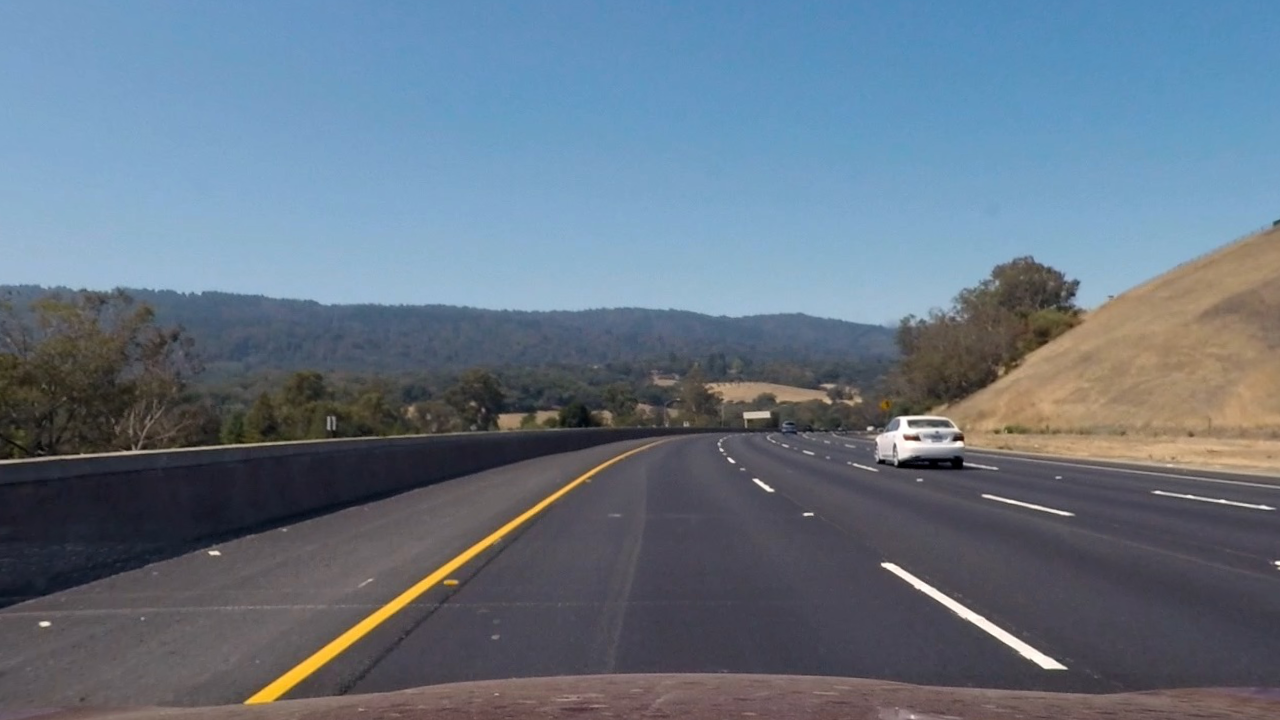
#> input picture code/tests/001_undistorted_image.png, 1280 x 720 px
$ python -i threshold.py   (imports and definitions only)   (older library calls are emulated)
#> lines starting #> are read from the running program, lines starting #| are printed output that depends on the picture; after the words box and inside, x2 and y2 are one past the last pixel; in counts of white or black regions, pixels touching at a corner belong together
#> further down, picture is the input picture: shape (720, 1280, 3); mean B, G, R 131.1, 115.9, 101.5
import numpy as np
import cv2


class ColorAndGradientThresholdOperation:

    def __init__(self):
        self.s_channel_threshold_min = 170
        self.s_channel_threshold_max = 255

        self.gradient_x_threshold_min = 20
        self.gradient_x_threshold_max = 100

    def execute(self, bgr_image):
        image_hls = cv2.cvtColor(bgr_image, cv2.COLOR_BGR2HLS)
#> image_hls: shape (720, 1280, 3); mean of channels 0, 1, 2 96.7, 116.1, 61.6
        s_channel = image_hls[:, :, 2]
        s_channel_bw = self._filter(s_channel, self.s_channel_threshold_min, self.s_channel_threshold_max)
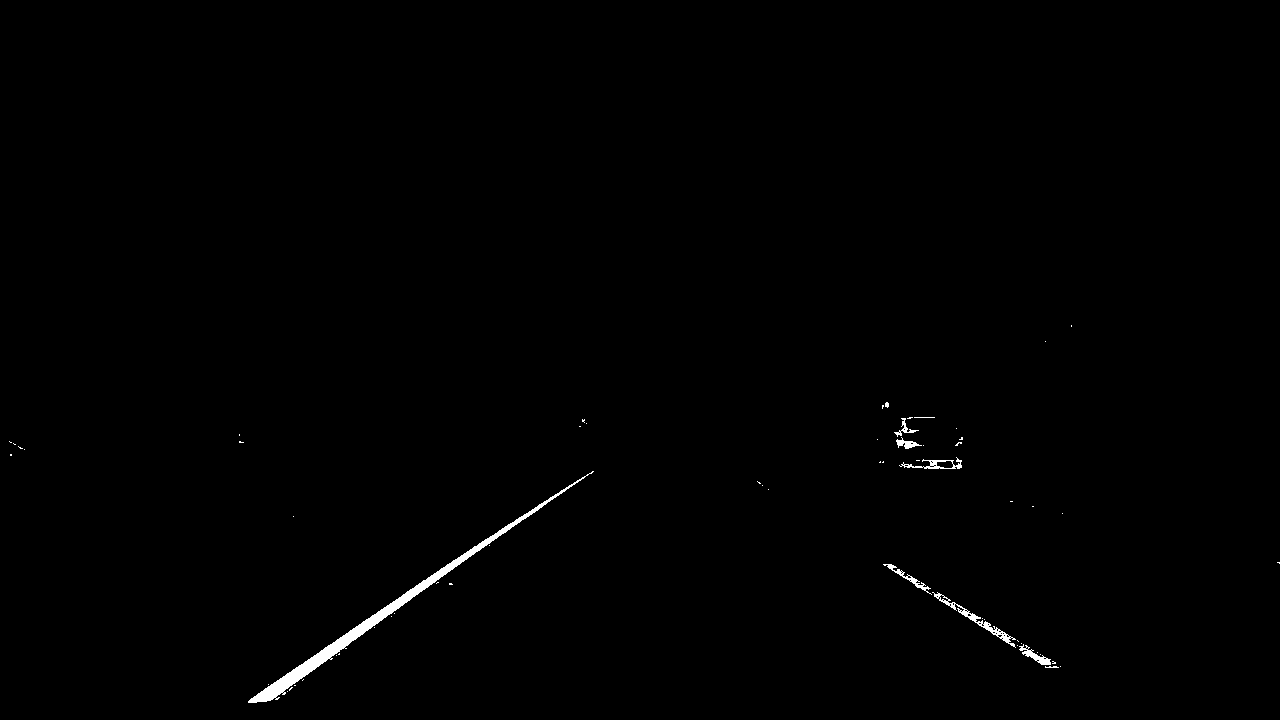
#> s_channel_bw: shape (720, 1280); values 0 (black) and 1 (white), 0.52% white; 62 white regions (53 under 20 px), largest, box (x1, y1, x2, y2) and area: (248, 471, 594, 703) 3158, (932, 592, 1016, 648) 482, (899, 457, 962, 469) 244

        gray_image = cv2.cvtColor(bgr_image, cv2.COLOR_BGR2GRAY)
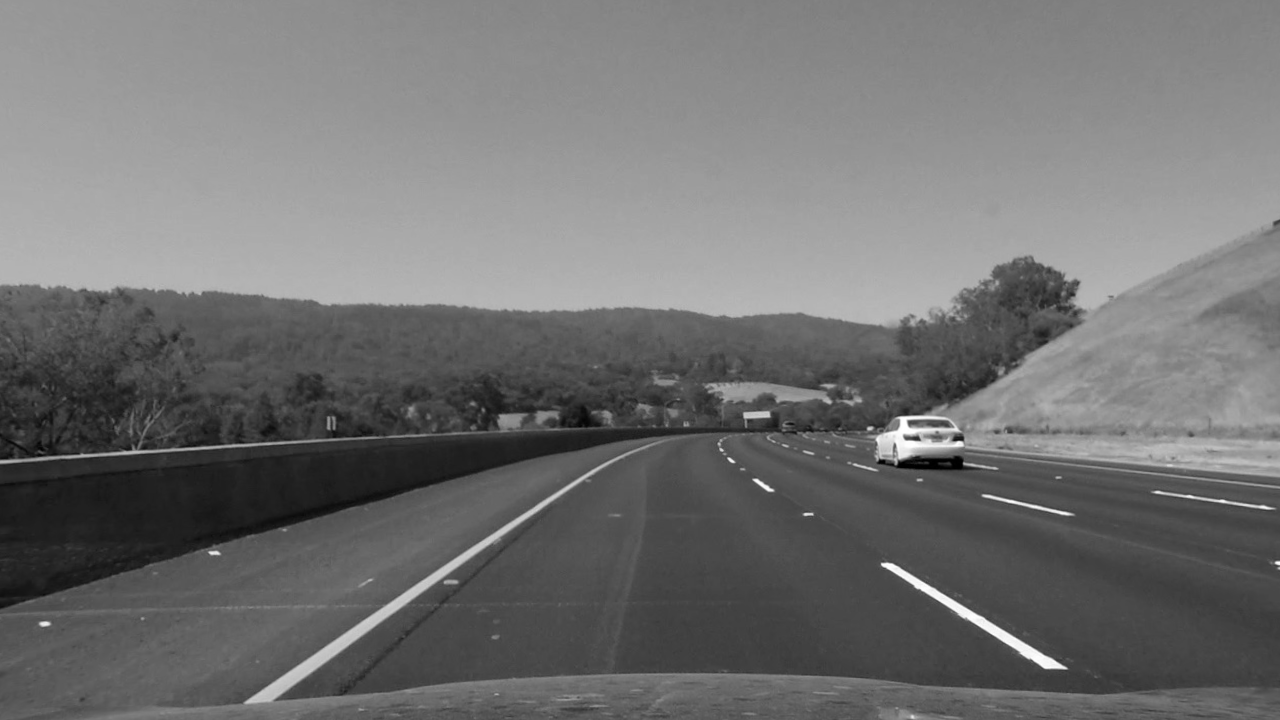
#> gray_image: shape (720, 1280); min 0, max 255, mean 113.3
        gradient_x = self._get_gradient_x(gray_image)
        gradient_x_bw = self._filter(gradient_x, self.gradient_x_threshold_min, self.gradient_x_threshold_max)

        combined_bw_image = np.zeros_like(s_channel_bw)
        combined_bw_image[(s_channel_bw == 1) | (gradient_x_bw == 1)] = 1

        return combined_bw_image

    @staticmethod
    def _get_gradient_x(gray_image):
        gradient_x = cv2.Sobel(gray_image, cv2.CV_64F, 1, 0)
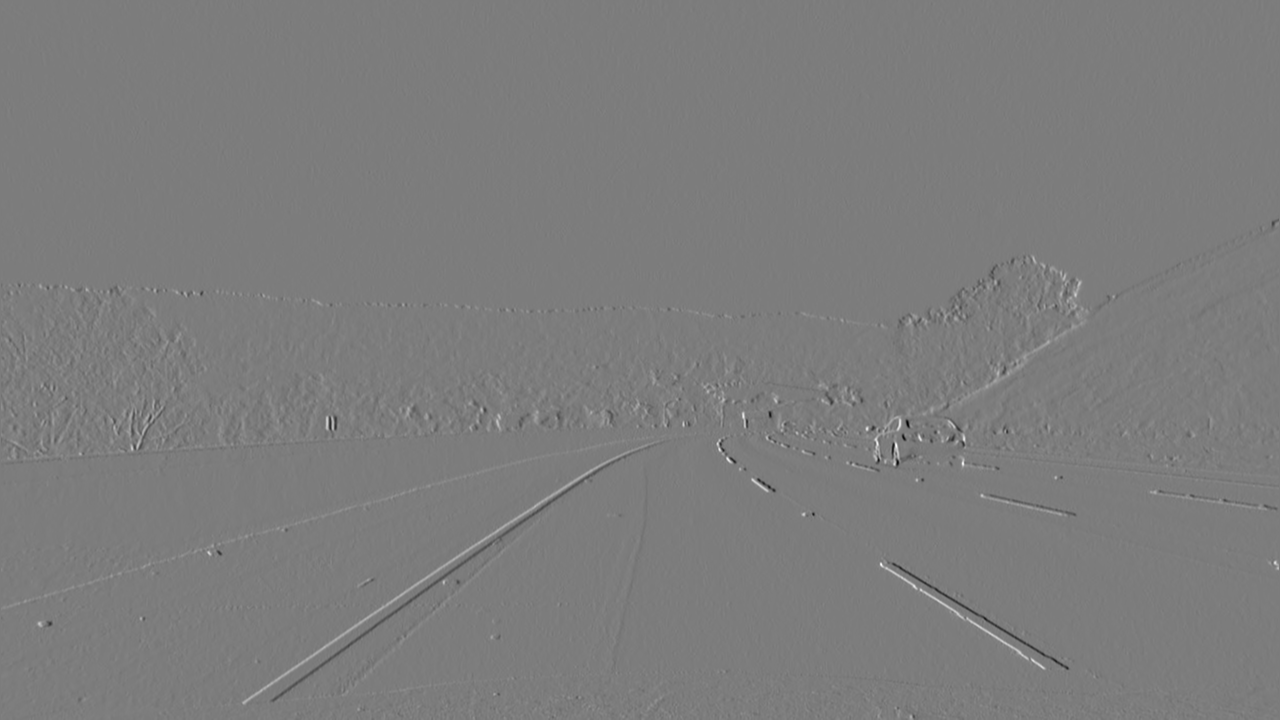
#> gradient_x: shape (720, 1280) float64; min -549, max 572, mean 0.1; drawn with min black and max white
        abs_gradient_x = np.absolute(gradient_x)
        return np.uint8(255 * abs_gradient_x / np.max(abs_gradient_x))

    @staticmethod
    def _filter(gray_image, threshold_min, threshold_max):
        binary = np.zeros_like(gray_image)
        binary[(gray_image >= threshold_min) & (gray_image <= threshold_max)] = 1
        return binary

>>> import cv2
>>> picture = cv2.imread('../tests/001_undistorted_image.png')
>>> result = ColorAndGradientThresholdOperation().execute(picture)
#> in execute, `gradient_x_bw = self._filter(gradient_x, self.gradient_x_threshold_min..`: gradient_x_bw: shape (720, 1280); values 0 (black) and 1 (white), 2.5% white in thin lines or dots, all inside (x1, y1, x2, y2) = (1, 218, 1279, 720)
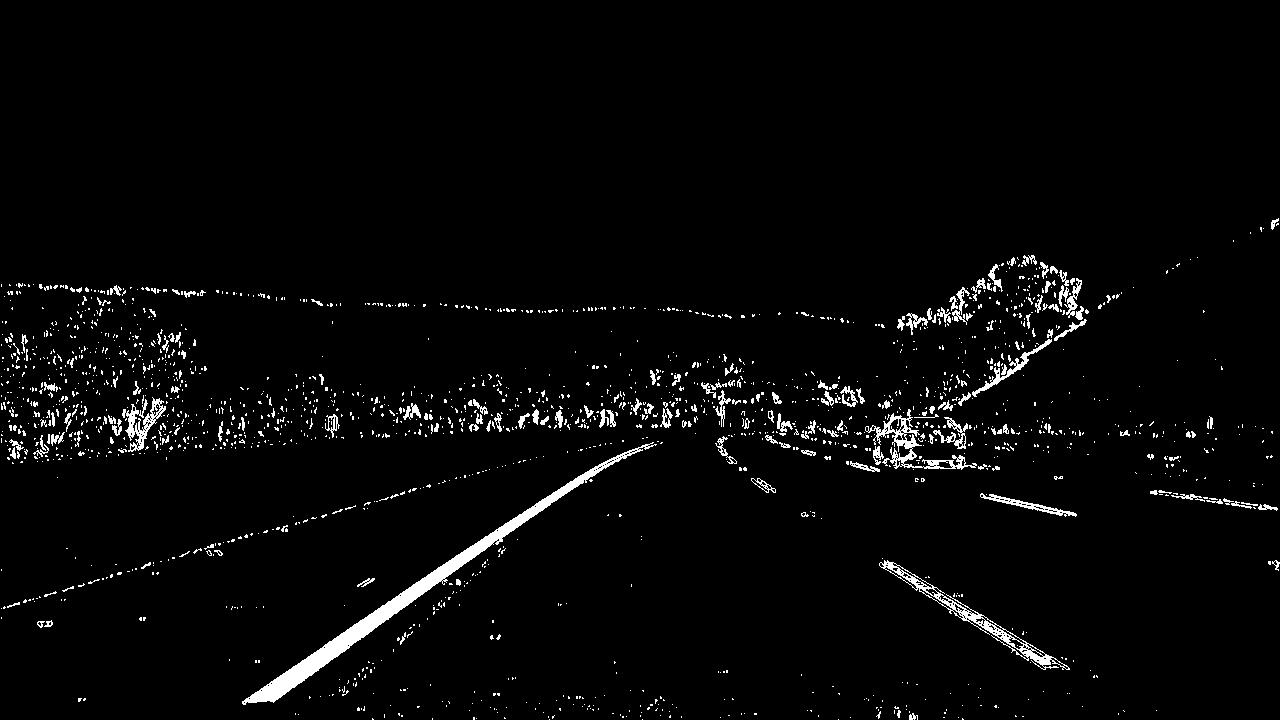
#> result: shape (720, 1280); values 0 (black) and 1 (white), 2.9% white; 1901 white regions (1716 under 20 px), largest, box (x1, y1, x2, y2) and area: (242, 442, 657, 705) 5678, (879, 560, 1070, 670) 1670, (865, 409, 977, 470) 1261

$ run again, on code/tests/curvature_test_image_color.png
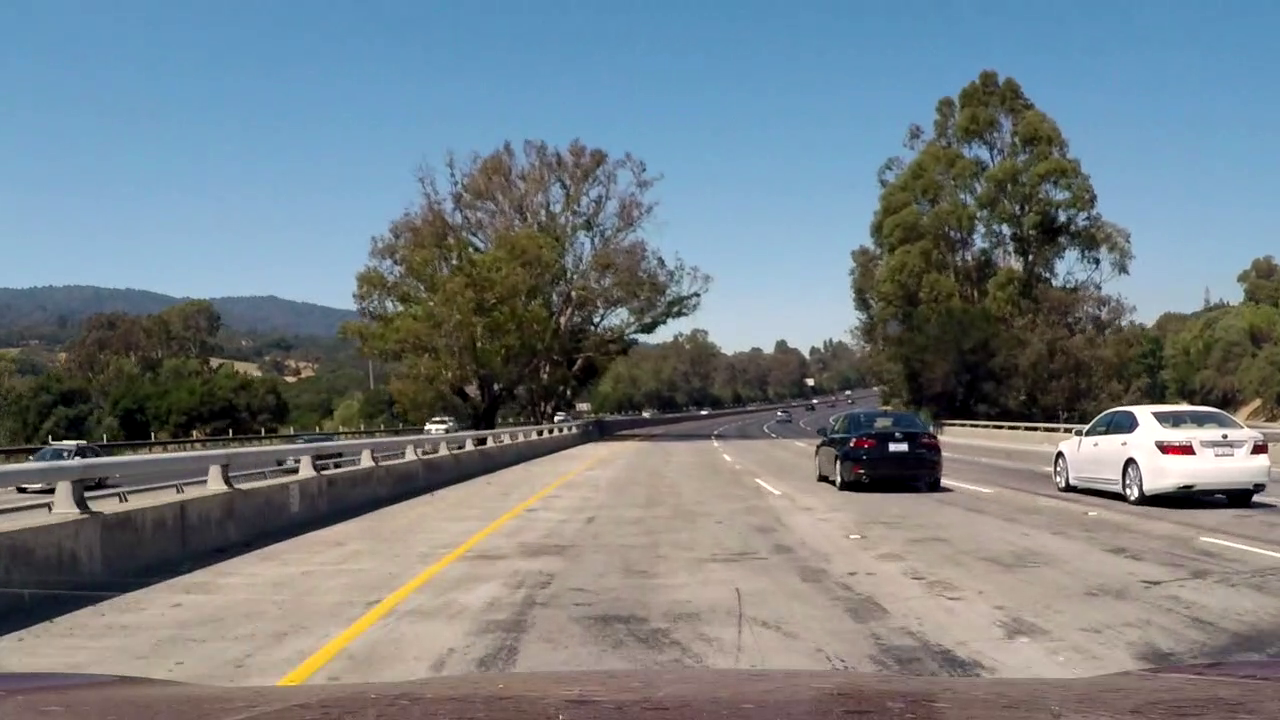
#> input picture code/tests/curvature_test_image_color.png, 1280 x 720 px
#> picture is the input picture: shape (720, 1280, 3); mean B, G, R 132.5, 127.1, 117.5
#> image_hls: shape (720, 1280, 3); mean of channels 0, 1, 2 59.1, 125.2, 69.6
#> in execute, `s_channel_bw = self._filter(s_channel, self.s_channel_threshold_min, s..`:
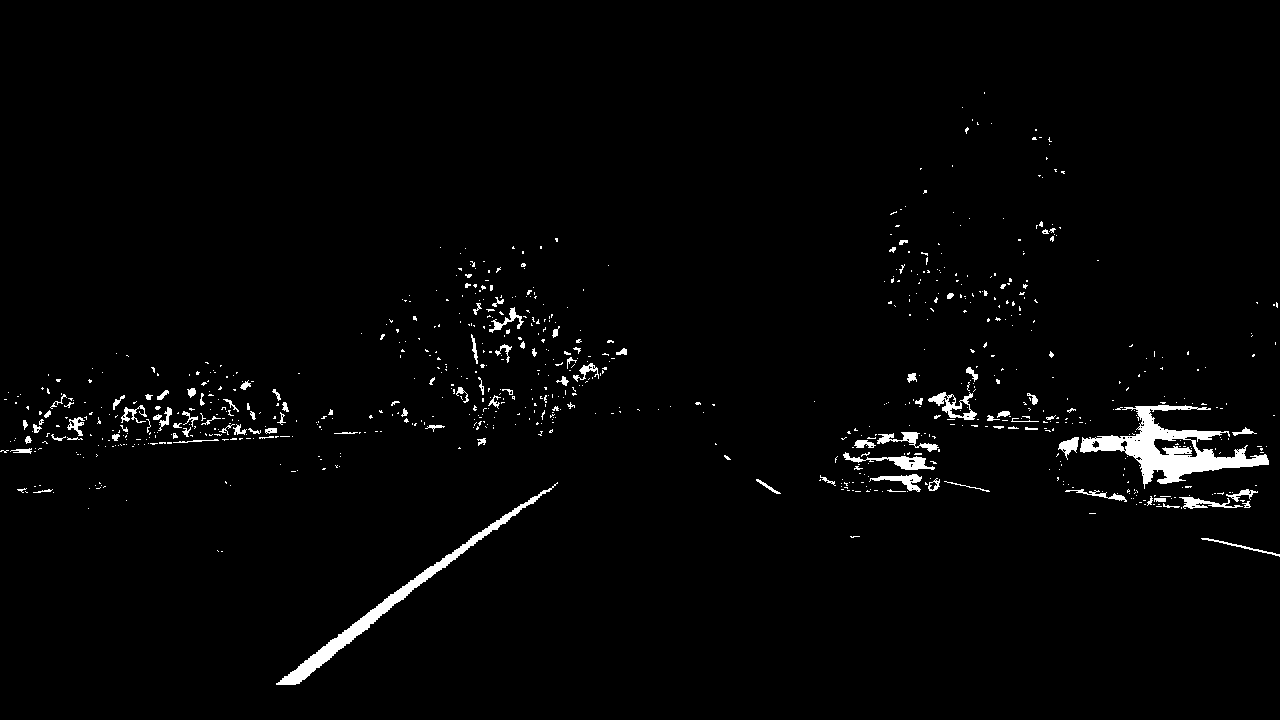
#> s_channel_bw: shape (720, 1280); values 0 (black) and 1 (white), 2% white; 821 white regions (714 under 20 px), largest, box (x1, y1, x2, y2) and area: (1080, 405, 1269, 489) 4952, (276, 482, 558, 685) 3061, (843, 452, 935, 470) 541
#> gradient_x_bw: shape (720, 1280); values 0 (black) and 1 (white), 5.7% white in thin lines or dots
#> `result = ColorAndGradientThresholdOperation().execute(picture)`:
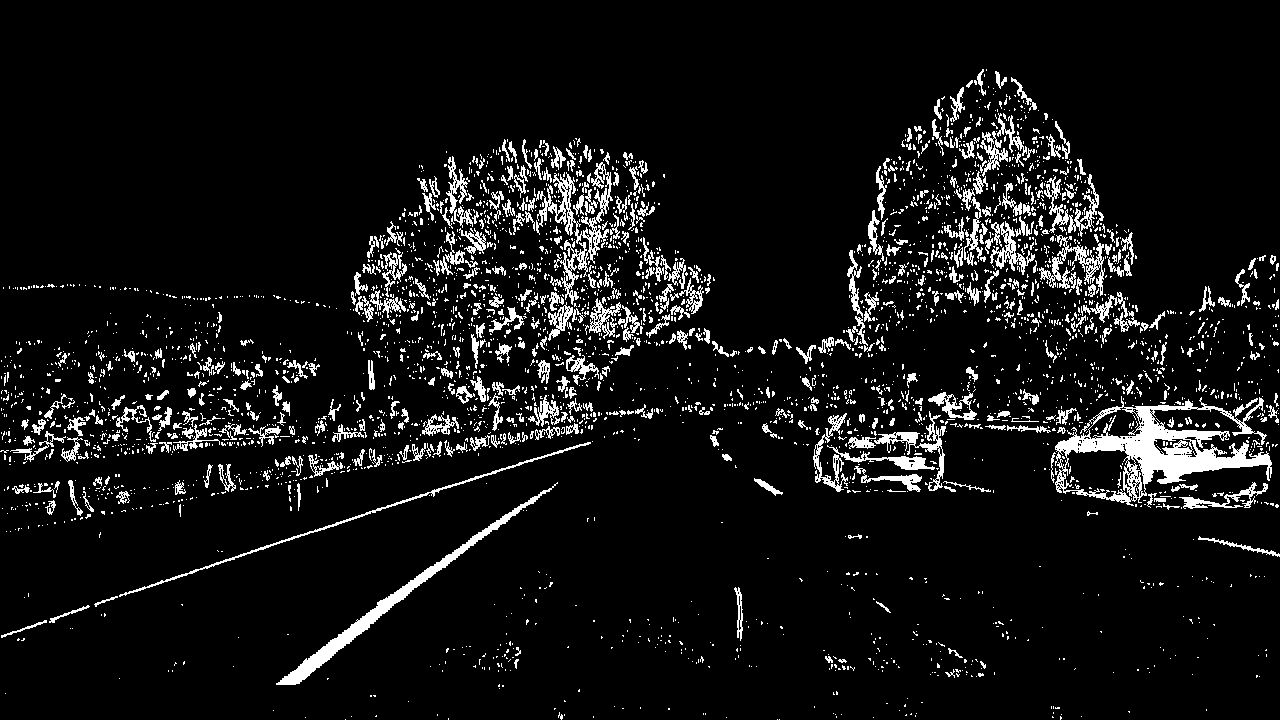
#> result: shape (720, 1280); values 0 (black) and 1 (white), 7.6% white; 3671 white regions (3150 under 20 px), largest, box (x1, y1, x2, y2) and area: (1055, 396, 1272, 506) 7618, (276, 482, 558, 685) 3093, (536, 162, 613, 305) 2519
